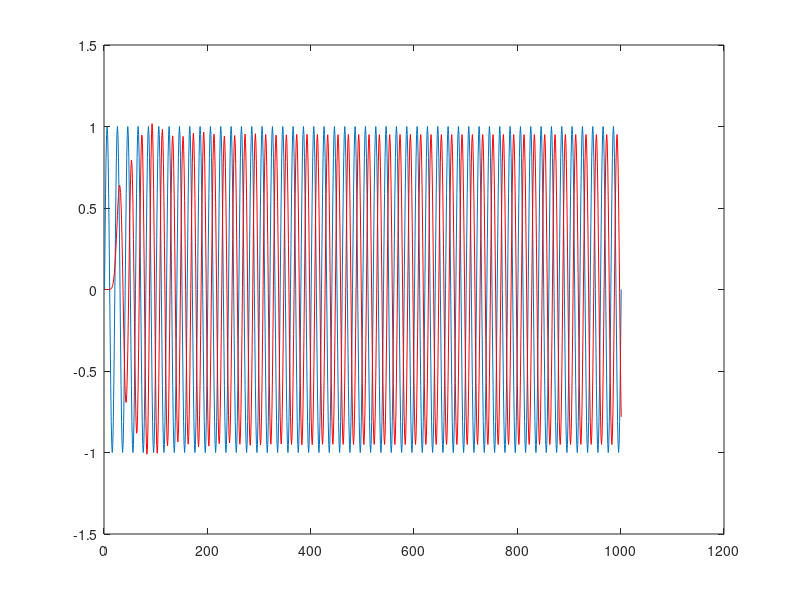
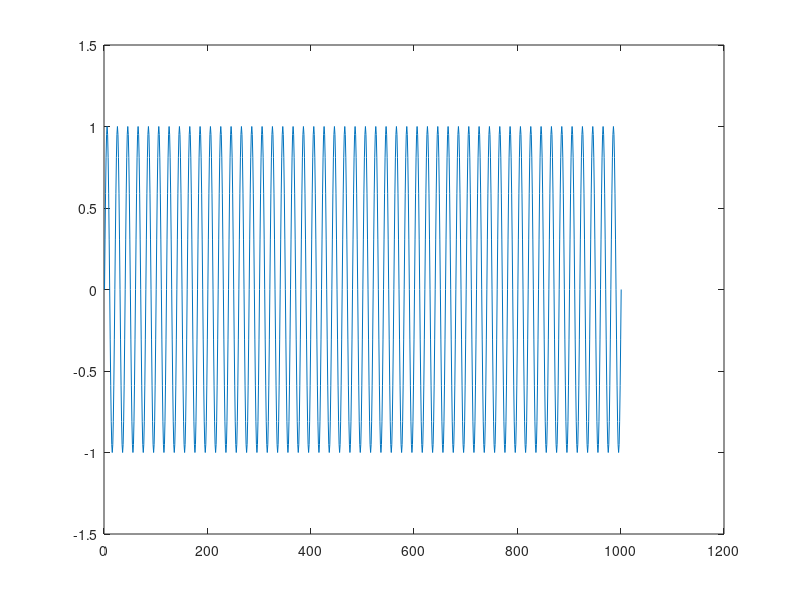

Here is the MATLAB script that generated these plots, in order: (Note: this script raises an error after producing the figures.)
clear all;
close all;
clc;
fs=1000;
t=0:1/fs:1;
y1=sin(2*pi*50*t);
y2=sin(2*pi*100*t);
y=y1+y2;
%load('Hd5.mat');
%y_f=filter(Hd5,y);
%load('Hd6.mat');
%y_fir=filter(Hd6,y);
%figure;
%plot(y);
%hold on
%plot(y_f,'r');
%hold on
%plot(y_fir,'g');
[b,a]=butter(10,60/500,'low');
[B,A]=cheby1(10,0.5,60/500,'low');
y_f=filter(B,A,y);
figure;
plot(y1);
hold on
plot(y_f,'r');
y1_h=hilbert(y1);
figure(2)
plot(real(y1_h));
hold on
plot(imag(y1_h,'g'));

